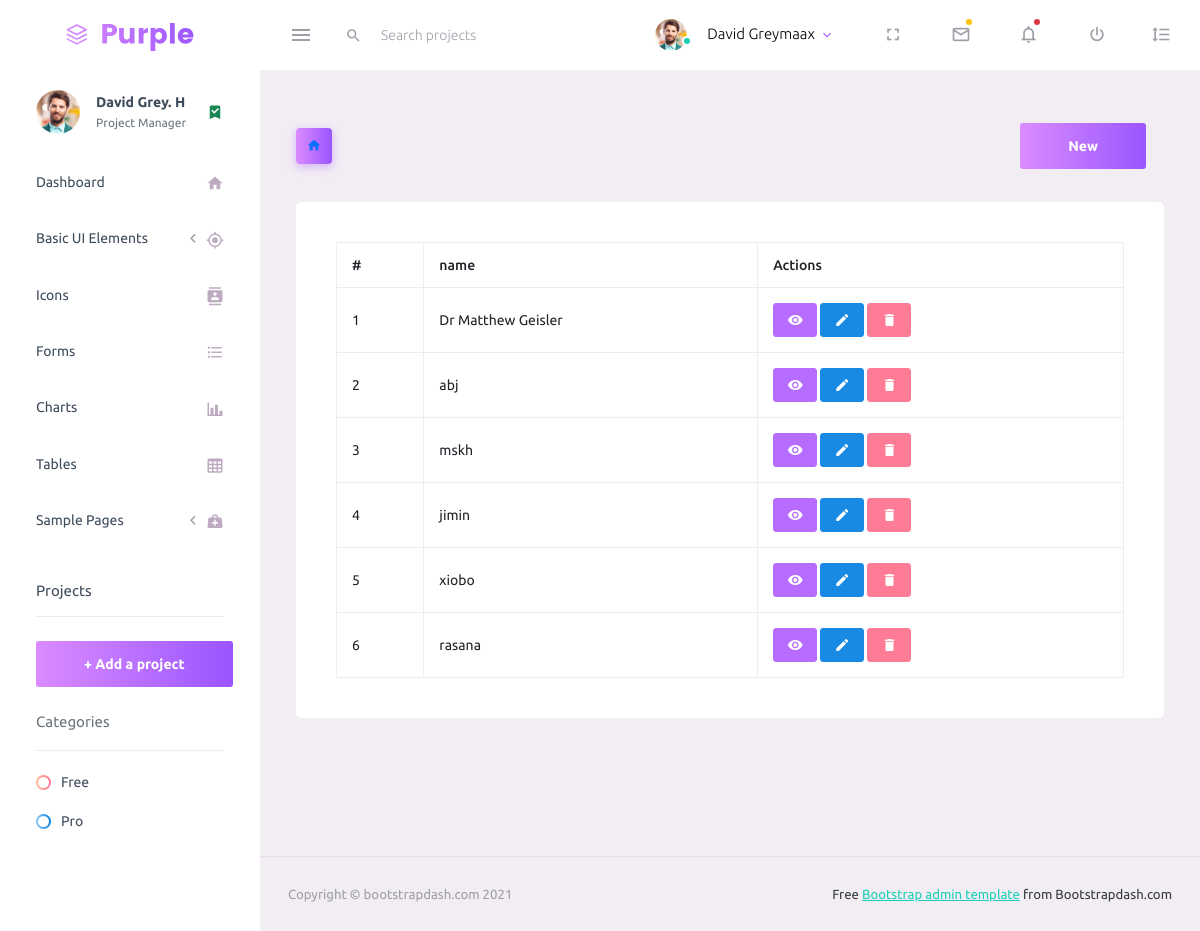
The page /author-list/ (signed in) on the database its author committed.
### app/models.py (models this page shows, shortened)
class BookAuthor(models.Model):
    name = models.CharField(max_length=100)
    bio = models.TextField()
    def get_absolute_url(self):
        return reverse_lazy('app:authordetail', kwargs={'pk': self.pk})
    def get_update_url(self):
        return reverse_lazy('app:authorupdate', kwargs={'pk': self.pk})
    def get_delete_url(self):
        return reverse_lazy('app:authordelete', kwargs={'pk': self.pk})

### app/views.py (the view, shortened to what this page needs)
# urls.py: path("author-list/", views.authorList.as_view(), name="authorlist"),
class authorList(LoginRequiredMixin, ListView):
    model=BookAuthor
    fields="__all__"
    template_name = "web/author_list.html"
    def get_context_data(self, **kwargs):
        context = super().get_context_data(**kwargs)
        context["title"] = 'author'
        return context

### templates/web/author_list.html
{% extends 'web/base.html' %}
{% load static %}
{% block content %}
<div class="page-header">
    <h3 class="page-title">
        <span class="page-title-icon bg-gradient-primary text-white mr-2">
           <a href="{% url 'web:purple' %}"><i class="mdi mdi-home"></i></a>
        </span>
    </h3>
    {% if request.user.is_superuser %}
    <nav aria-label="breadcrumb">
        <ul class="breadcrumb">
            <li class="breadcrumb-item active" aria-current="page">
                <a href="{% url 'web:authorcreate' %}" class="btn btn-lg btn-gradient-primary">New </a>
            </li>
        </ul>
    </nav>
    {% endif %}
</div>
<div class="row">
    <div class="col-lg-12 grid-margin stretch-card">
        <div class="card">
            <div class="card-body">
                {% if object_list %}
                <div class="table-responsive">
                    <table class="table table-bordered table-hover border" style="width:100%;">
                        <thead>
                            <tr>
                                <th> # </th>
                                <th> name </th>
                                {% if request.user.is_superuser %}<th> Actions </th>{% endif %}
                            </tr>
                        </thead>
                        <tbody>
                            {% for object in object_list %}
                            <tr>
                                <td>{{forloop.counter}}</td>
                                <td> {{object.name}} </td>
                                {% if request.user.is_superuser %}
                                <td>
                                  <a href="{{object.get_absolute_url}}" class="btn btn-sm btn-circle btn-primary"><i class="mdi mdi-eye"></i></a>
                                    <a href="{{object.get_update_url}}" class="btn btn-sm btn-circle btn-info"><i class="mdi mdi-pencil"></i></a>
                                    <a href="{{object.get_delete_url}}" class="btn btn-sm btn-circle btn-danger"><i class="mdi mdi-delete"></i></a>
                                </td>
                                {% endif %}
                            </tr>
                            {% endfor %}
                        </tbody>
                    </table>
                </div>
                {% else %}
                <small class="mb-0">No  exists.</small>
                {% endif %}
            </div>
        </div>
    </div>
</div>
{% endblock content %}

### rows shown on the page
BookAuthor: name "Dr Matthew Geisler"
BookAuthor: name "abj"
BookAuthor: name "mskh"
BookAuthor: name "jimin"
BookAuthor: name "xiobo"
BookAuthor: name "rasana"
